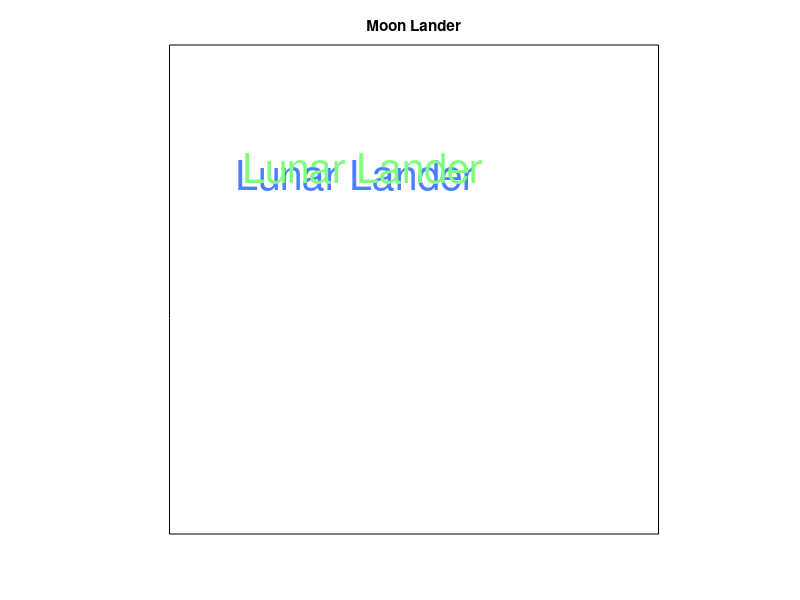

Recreate this plot in MATLAB. (Note: this script raises an error after producing the figure.)
function main
clear all; close all; clc;

global G; global l;
get_settings();
start_game();
create_game();
 
tic; % start timer
while G.playing
    if G.moving==0, tic; drawnow; continue; end
    if G.moving==1, dt=toc; % Get time since last bounce
    else, dt=.1; G.moving=0;
    end
    if dt<.05, continue; end % prevents updates of less than 1/20 of a second
    tic; % reset timer
    
    % new position and velocity:
    
    G.user_x=G.user_x+G.vx*dt+.5*G.ax*dt*dt;
    G.user_y=G.user_y+G.vy*dt+.5*G.ay*dt*dt;
    G.vx=G.vx+G.ax*dt;
    G.vy=G.vy+G.ay*dt;

    update_game
    end
   
close(1)
return

function keyhandle(src,ed)
global G
if G.fuel ~=0
switch ed.Key
    case 'q'
        G.playing=0;
    case 'leftarrow'
        G.vx=G.vx-G.dv;
        G.fuel = G.fuel - 1;
    case 'rightarrow'
        G.vx=G.vx+G.dv;
        G.fuel = G.fuel - 1;
    case 'uparrow'
        G.vy=G.vy+G.dv;
        G.fuel = G.fuel - 1;
end
end 
return

function get_settings
global G;

G.firsttime = 1;
G.playing=1;
G.moving=1;
G.xmax=200;
G.ymax=200;

G.user_x=(G.xmax-5)*rand(1); % starting position
G.user_y=(G.ymax-5)*rand(1);
G.vx=0;  % starting x velocity
G.vy=0;
G.ax=0; %starting accelaration
G.ay=-1.6; %moon's gravitational accelaration is 1.6 m/s
G.fuel = 200;
G.dv=0.5;

return
 

function create_game
global G; global l; 

stars = (G.ymax-10).*rand(1,1000);
plot(stars, 'w.');

G.ship= image(imresize(imread('spaceshipup5.png'),0.2));

G.landx = linspace(0,G.xmax,1000);
G.landy = 3+0.9.*sin(1.72.*G.landx.*rand()).*cos(G.landx.*rand().*0.2)
area(G.landx,G.landy, 'FaceColor', [0.4 0.4 0.5]);

G.wx = (G.xmax-15)*rand()+5; %setting landing pad position
G.wy = min(G.landy)+0.5;
G.pad = image(imresize(imread('landingpad.png'),0.4));
set(G.pad,'Xdata',G.wx, 'Ydata',G.wy);
return

function start_game
% set up figure window
global G;

G.fig = figure(1);
set(G.fig, 'color', [0 0 0])
hold all;
axis equal;
axis([0 G.xmax 0 G.ymax]);
title('Moon Lander');
rectangle('Position',[0,0,G.xmax,G.ymax])
axis off;

if G.firsttime == 1
    G.firsttime = 0
    text(27, 147, 'Lunar Lander', 'color', [0.3 0.5 1], 'FontSize', 30)
    text(30, 150, 'Lunar Lander', 'color', [0.5 1 0.5], 'FontSize', 30)
    text(22, 100, 'Use the up/left/right directional keys to move', 'color', [1 1 1])
    text(-3, 90, 'Land on the pad at a speed of less than -6m/s to land safely','color', [1 1 1])
    text(7, 60, 'Press any key to continue','color', [1 1 1], 'FontSize', 20)
   
    G.ship= image(imresize(imread('spaceshipup5.png'),0.2))
    G.landx = linspace(0,G.xmax,1000);
    G.landy = 3+0.97.*sin(0.17.*G.landx).*cos(G.landx.*0.27)
    area(G.landx,G.landy, 'FaceColor', [0.4 0.4 0.5]);
    

    G.wy = min(G.landy)+0.5;
    G.pad = image(imresize(imread('landingpad.png'),0.4));
    set(G.pad,'Xdata',(G.xmax-50), 'Ydata',G.wy);
    set(G.ship, 'Xdata', 11, 'Ydata', 143);
    
    waitforbuttonpress
    cla
end
% set the function that gets called when a key is pressed
set(gcf,'WindowKeyPressFcn',@keyhandle);
G.stattext_h = text(G.xmax-130,G.ymax, ' ', 'verticalalign', 'top');
G.exit_text = text(0, G.ymax, ' ', 'verticalalign', 'top');
return

function update_game
global G; global l;
set(G.stattext_h, 'String', ...
    sprintf('Fuel=%.0f velocity=%.1f accelaration=%.1f', G.fuel, G.vy, G.ay), 'color', 'w'); %shows how much fuel is left and the speed of the craft
set(G.exit_text, 'String', sprintf('Q = quit'), 'color', 'w');

%ship wraps around if user goes all the way to the left/right side of the
%screen
if G.user_x > (G.xmax+2) 
    G.user_x = G.user_x - G.xmax;
elseif G.user_x < -2
    G.user_x = G.user_x + G.xmax;
end

%game end conditions
if (G.user_y>G.ymax && G.vy>5)
        G.space = text(15,G.ymax/2,'Oh no, you flew off into space!', 'color','r', 'Fontsize', 16, 'FontWeight', 'bold')
        end_game()
 elseif (G.user_y<=(G.wy+1) && (G.user_x<G.wx-3 || G.user_x>G.wx+18))
        G.crash = text(45,G.ymax/2,'Boy, are you inept!', 'color', 'w', 'Fontsize', 16, 'FontWeight', 'bold')
        end_game()
 elseif (G.user_y<=(G.wy+6) && G.user_x>=(G.wx-3) && G.user_x<=(G.wx+18) && G.vy>=-6)
        G.win = text(60,G.ymax/2,'safe landing!', 'color', 'w', 'Fontsize', 16, 'FontWeight', 'bold')
        end_game()
elseif (G.user_y<=(G.wy+6) && G.user_x>(G.wx-3) && G.user_x<(G.wx+18) && G.vy<-6)
        G.crash = text(45,G.ymax/2,'Boy, are you inept!', 'color', 'w', 'Fontsize', 16, 'FontWeight', 'bold')
        end_game()
end


    
%move ship to new position

set(G.ship,'XData',G.user_x);
set(G.ship,'YData',G.user_y);

% update display

drawnow
return

function end_game()
global G
pause(1.5)
G.playing = 0;
return
